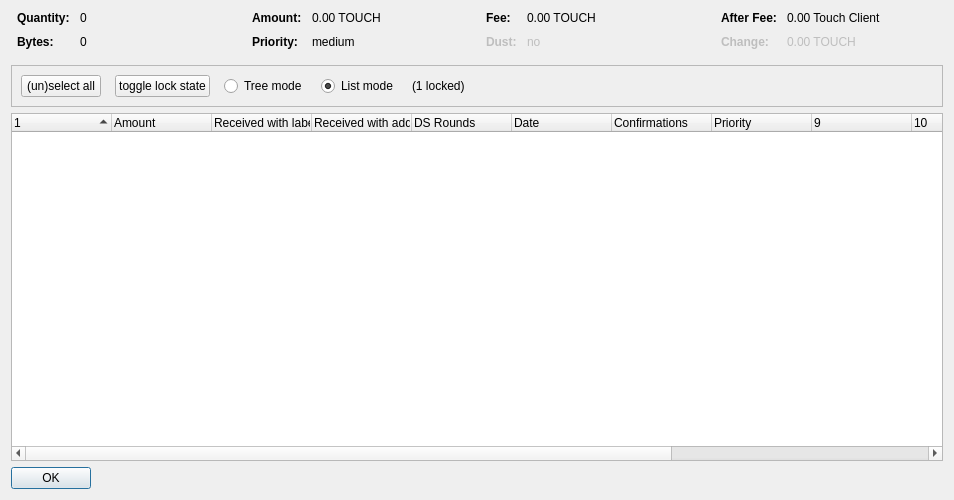
<?xml version="1.0" encoding="UTF-8"?>
<ui version="4.0">
 <class>CoinControlDialog</class>
 <widget class="QDialog" name="CoinControlDialog">
  <property name="geometry">
   <rect>
    <x>0</x>
    <y>0</y>
    <width>954</width>
    <height>500</height>
   </rect>
  </property>
  <property name="windowTitle">
   <string>Coin Selection</string>
  </property>
  <layout class="QVBoxLayout" name="verticalLayout">
   <item>
    <layout class="QHBoxLayout" name="horizontalLayoutTop" stretch="0,0,0,0">
     <property name="topMargin">
      <number>0</number>
     </property>
     <property name="bottomMargin">
      <number>10</number>
     </property>
     <item>
      <layout class="QFormLayout" name="formLayoutCoinControl1">
       <property name="horizontalSpacing">
        <number>10</number>
       </property>
       <property name="verticalSpacing">
        <number>10</number>
       </property>
       <property name="leftMargin">
        <number>6</number>
       </property>
       <property name="rightMargin">
        <number>6</number>
       </property>
       <item row="0" column="0">
        <widget class="QLabel" name="labelCoinControlQuantityText">
         <property name="font">
          <font>
           <weight>75</weight>
           <bold>true</bold>
          </font>
         </property>
         <property name="text">
          <string>Quantity:</string>
         </property>
        </widget>
       </item>
       <item row="0" column="1">
        <widget class="QLabel" name="labelCoinControlQuantity">
         <property name="cursor">
          <cursorShape>IBeamCursor</cursorShape>
         </property>
         <property name="contextMenuPolicy">
          <enum>Qt::ActionsContextMenu</enum>
         </property>
         <property name="text">
          <string notr="true">0</string>
         </property>
         <property name="textInteractionFlags">
          <set>Qt::LinksAccessibleByMouse|Qt::TextSelectableByKeyboard|Qt::TextSelectableByMouse</set>
         </property>
        </widget>
       </item>
       <item row="1" column="0">
        <widget class="QLabel" name="labelCoinControlBytesText">
         <property name="font">
          <font>
           <weight>75</weight>
           <bold>true</bold>
          </font>
         </property>
         <property name="text">
          <string>Bytes:</string>
         </property>
        </widget>
       </item>
       <item row="1" column="1">
        <widget class="QLabel" name="labelCoinControlBytes">
         <property name="cursor">
          <cursorShape>IBeamCursor</cursorShape>
         </property>
         <property name="contextMenuPolicy">
          <enum>Qt::ActionsContextMenu</enum>
         </property>
         <property name="text">
          <string notr="true">0</string>
         </property>
         <property name="textInteractionFlags">
          <set>Qt::LinksAccessibleByMouse|Qt::TextSelectableByKeyboard|Qt::TextSelectableByMouse</set>
         </property>
        </widget>
       </item>
      </layout>
     </item>
     <item>
      <layout class="QFormLayout" name="formLayoutCoinControl2">
       <property name="horizontalSpacing">
        <number>10</number>
       </property>
       <property name="verticalSpacing">
        <number>10</number>
       </property>
       <property name="leftMargin">
        <number>6</number>
       </property>
       <property name="rightMargin">
        <number>6</number>
       </property>
       <item row="0" column="0">
        <widget class="QLabel" name="labelCoinControlAmountText">
         <property name="font">
          <font>
           <weight>75</weight>
           <bold>true</bold>
          </font>
         </property>
         <property name="text">
          <string>Amount:</string>
         </property>
        </widget>
       </item>
       <item row="0" column="1">
        <widget class="QLabel" name="labelCoinControlAmount">
         <property name="cursor">
          <cursorShape>IBeamCursor</cursorShape>
         </property>
         <property name="contextMenuPolicy">
          <enum>Qt::ActionsContextMenu</enum>
         </property>
         <property name="text">
          <string notr="true">0.00 TOUCH</string>
         </property>
         <property name="textInteractionFlags">
          <set>Qt::LinksAccessibleByMouse|Qt::TextSelectableByKeyboard|Qt::TextSelectableByMouse</set>
         </property>
        </widget>
       </item>
       <item row="1" column="0">
        <widget class="QLabel" name="labelCoinControlPriorityText">
         <property name="font">
          <font>
           <weight>75</weight>
           <bold>true</bold>
          </font>
         </property>
         <property name="text">
          <string>Priority:</string>
         </property>
        </widget>
       </item>
       <item row="1" column="1">
        <widget class="QLabel" name="labelCoinControlPriority">
         <property name="cursor">
          <cursorShape>IBeamCursor</cursorShape>
         </property>
         <property name="contextMenuPolicy">
          <enum>Qt::ActionsContextMenu</enum>
         </property>
         <property name="text">
          <string>medium</string>
         </property>
         <property name="textInteractionFlags">
          <set>Qt::LinksAccessibleByMouse|Qt::TextSelectableByKeyboard|Qt::TextSelectableByMouse</set>
         </property>
        </widget>
       </item>
      </layout>
     </item>
     <item>
      <layout class="QFormLayout" name="formLayoutCoinControl3">
       <property name="horizontalSpacing">
        <number>10</number>
       </property>
       <property name="verticalSpacing">
        <number>10</number>
       </property>
       <property name="leftMargin">
        <number>6</number>
       </property>
       <property name="rightMargin">
        <number>6</number>
       </property>
       <item row="0" column="0">
        <widget class="QLabel" name="labelCoinControlFeeText">
         <property name="font">
          <font>
           <weight>75</weight>
           <bold>true</bold>
          </font>
         </property>
         <property name="text">
          <string>Fee:</string>
         </property>
        </widget>
       </item>
       <item row="0" column="1">
        <widget class="QLabel" name="labelCoinControlFee">
         <property name="cursor">
          <cursorShape>IBeamCursor</cursorShape>
         </property>
         <property name="contextMenuPolicy">
          <enum>Qt::ActionsContextMenu</enum>
         </property>
         <property name="text">
          <string notr="true">0.00 TOUCH</string>
         </property>
         <property name="textInteractionFlags">
          <set>Qt::LinksAccessibleByMouse|Qt::TextSelectableByKeyboard|Qt::TextSelectableByMouse</set>
         </property>
        </widget>
       </item>
       <item row="1" column="0">
        <widget class="QLabel" name="labelCoinControlLowOutputText">
         <property name="enabled">
          <bool>false</bool>
         </property>
         <property name="font">
          <font>
           <weight>75</weight>
           <bold>true</bold>
          </font>
         </property>
         <property name="text">
          <string>Dust:</string>
         </property>
        </widget>
       </item>
       <item row="1" column="1">
        <widget class="QLabel" name="labelCoinControlLowOutput">
         <property name="enabled">
          <bool>false</bool>
         </property>
         <property name="cursor">
          <cursorShape>IBeamCursor</cursorShape>
         </property>
         <property name="contextMenuPolicy">
          <enum>Qt::ActionsContextMenu</enum>
         </property>
         <property name="text">
          <string>no</string>
         </property>
         <property name="textInteractionFlags">
          <set>Qt::LinksAccessibleByMouse|Qt::TextSelectableByKeyboard|Qt::TextSelectableByMouse</set>
         </property>
        </widget>
       </item>
      </layout>
     </item>
     <item>
      <layout class="QFormLayout" name="formLayoutCoinControl4">
       <property name="horizontalSpacing">
        <number>10</number>
       </property>
       <property name="verticalSpacing">
        <number>10</number>
       </property>
       <property name="leftMargin">
        <number>6</number>
       </property>
       <property name="rightMargin">
        <number>6</number>
       </property>
       <item row="0" column="0">
        <widget class="QLabel" name="labelCoinControlAfterFeeText">
         <property name="font">
          <font>
           <weight>75</weight>
           <bold>true</bold>
          </font>
         </property>
         <property name="text">
          <string>After Fee:</string>
         </property>
        </widget>
       </item>
       <item row="0" column="1">
        <widget class="QLabel" name="labelCoinControlAfterFee">
         <property name="cursor">
          <cursorShape>IBeamCursor</cursorShape>
         </property>
         <property name="contextMenuPolicy">
          <enum>Qt::ActionsContextMenu</enum>
         </property>
         <property name="text">
          <string notr="true">0.00 Touch Client</string>
         </property>
         <property name="textInteractionFlags">
          <set>Qt::LinksAccessibleByMouse|Qt::TextSelectableByKeyboard|Qt::TextSelectableByMouse</set>
         </property>
        </widget>
       </item>
       <item row="1" column="0">
        <widget class="QLabel" name="labelCoinControlChangeText">
         <property name="enabled">
          <bool>false</bool>
         </property>
         <property name="font">
          <font>
           <weight>75</weight>
           <bold>true</bold>
          </font>
         </property>
         <property name="text">
          <string>Change:</string>
         </property>
        </widget>
       </item>
       <item row="1" column="1">
        <widget class="QLabel" name="labelCoinControlChange">
         <property name="enabled">
          <bool>false</bool>
         </property>
         <property name="cursor">
          <cursorShape>IBeamCursor</cursorShape>
         </property>
         <property name="contextMenuPolicy">
          <enum>Qt::ActionsContextMenu</enum>
         </property>
         <property name="text">
          <string notr="true">0.00 TOUCH</string>
         </property>
         <property name="textInteractionFlags">
          <set>Qt::LinksAccessibleByMouse|Qt::TextSelectableByKeyboard|Qt::TextSelectableByMouse</set>
         </property>
        </widget>
       </item>
      </layout>
     </item>
    </layout>
   </item>
   <item>
    <widget class="QFrame" name="frame">
     <property name="minimumSize">
      <size>
       <width>0</width>
       <height>40</height>
      </size>
     </property>
     <property name="frameShape">
      <enum>QFrame::StyledPanel</enum>
     </property>
     <property name="frameShadow">
      <enum>QFrame::Sunken</enum>
     </property>
     <layout class="QHBoxLayout" name="horizontalLayout">
      <item>
       <layout class="QHBoxLayout" name="horizontalLayoutPanel" stretch="0,0,0,0,0,0">
        <property name="spacing">
         <number>14</number>
        </property>
        <item>
         <widget class="QPushButton" name="pushButtonSelectAll">
          <property name="sizePolicy">
           <sizepolicy hsizetype="Maximum" vsizetype="Fixed">
            <horstretch>0</horstretch>
            <verstretch>0</verstretch>
           </sizepolicy>
          </property>
          <property name="text">
           <string>(un)select all</string>
          </property>
          <property name="autoDefault">
           <bool>false</bool>
          </property>
         </widget>
        </item>
        <item>
         <widget class="QPushButton" name="pushButtonToggleLock">
          <property name="sizePolicy">
           <sizepolicy hsizetype="Maximum" vsizetype="Fixed">
            <horstretch>0</horstretch>
            <verstretch>0</verstretch>
           </sizepolicy>
          </property>
          <property name="text">
           <string>toggle lock state</string>
          </property>
          <property name="autoDefault">
           <bool>false</bool>
          </property>
         </widget>
        </item>
        <item>
         <widget class="QRadioButton" name="radioTreeMode">
          <property name="sizePolicy">
           <sizepolicy hsizetype="Maximum" vsizetype="Fixed">
            <horstretch>0</horstretch>
            <verstretch>0</verstretch>
           </sizepolicy>
          </property>
          <property name="text">
           <string>Tree mode</string>
          </property>
         </widget>
        </item>
        <item>
         <widget class="QRadioButton" name="radioListMode">
          <property name="sizePolicy">
           <sizepolicy hsizetype="Maximum" vsizetype="Fixed">
            <horstretch>0</horstretch>
            <verstretch>0</verstretch>
           </sizepolicy>
          </property>
          <property name="text">
           <string>List mode</string>
          </property>
          <property name="checked">
           <bool>true</bool>
          </property>
         </widget>
        </item>
        <item>
         <widget class="QLabel" name="labelLocked">
          <property name="text">
           <string>(1 locked)</string>
          </property>
         </widget>
        </item>
        <item>
         <spacer name="horizontalSpacer">
          <property name="orientation">
           <enum>Qt::Horizontal</enum>
          </property>
          <property name="sizeHint" stdset="0">
           <size>
            <width>40</width>
            <height>20</height>
           </size>
          </property>
         </spacer>
        </item>
       </layout>
      </item>
     </layout>
    </widget>
   </item>
   <item>
    <widget class="CoinControlTreeWidget" name="treeWidget">
     <property name="contextMenuPolicy">
      <enum>Qt::CustomContextMenu</enum>
     </property>
     <property name="sortingEnabled">
      <bool>false</bool>
     </property>
     <property name="columnCount">
      <number>13</number>
     </property>
     <attribute name="headerShowSortIndicator" stdset="0">
      <bool>true</bool>
     </attribute>
     <attribute name="headerStretchLastSection">
      <bool>false</bool>
     </attribute>
     <column>
      <property name="text">
       <string/>
      </property>
     </column>
     <column>
      <property name="text">
       <string>Amount</string>
      </property>
     </column>
     <column>
      <property name="text">
       <string>Received with label</string>
      </property>
     </column>
     <column>
      <property name="text">
       <string>Received with address</string>
      </property>
     </column>
     <column>
      <property name="text">
       <string>DS Rounds</string>
      </property>
     </column>
     <column>
      <property name="text">
       <string>Date</string>
      </property>
     </column>
     <column>
      <property name="text">
       <string>Confirmations</string>
      </property>
      <property name="toolTip">
       <string>Confirmed</string>
      </property>
     </column>
     <column>
      <property name="text">
       <string>Priority</string>
      </property>
     </column>
     <column>
      <property name="text">
       <string/>
      </property>
     </column>
     <column>
      <property name="text">
       <string/>
      </property>
     </column>
     <column>
      <property name="text">
       <string/>
      </property>
     </column>
     <column>
      <property name="text">
       <string/>
      </property>
     </column>
     <column>
      <property name="text">
       <string/>
      </property>
     </column>
    </widget>
   </item>
   <item>
    <widget class="QDialogButtonBox" name="buttonBox">
     <property name="sizePolicy">
      <sizepolicy hsizetype="Maximum" vsizetype="Fixed">
       <horstretch>0</horstretch>
       <verstretch>0</verstretch>
      </sizepolicy>
     </property>
     <property name="orientation">
      <enum>Qt::Horizontal</enum>
     </property>
     <property name="standardButtons">
      <set>QDialogButtonBox::Ok</set>
     </property>
    </widget>
   </item>
  </layout>
 </widget>
 <customwidgets>
  <customwidget>
   <class>CoinControlTreeWidget</class>
   <extends>QTreeWidget</extends>
   <header>coincontroltreewidget.h</header>
  </customwidget>
 </customwidgets>
 <resources/>
 <connections/>
</ui>
